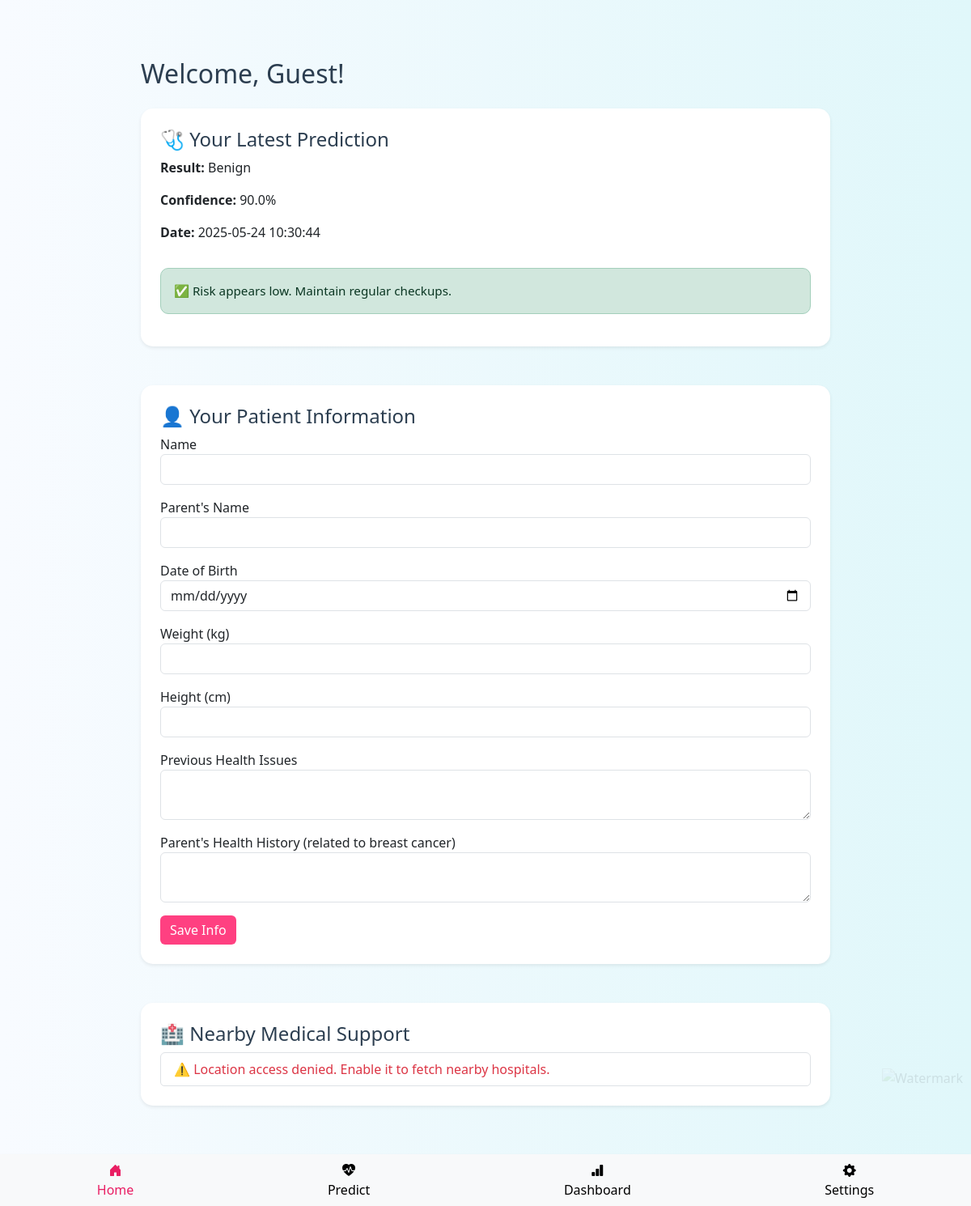
Page / (signed in) on the earlier database version.
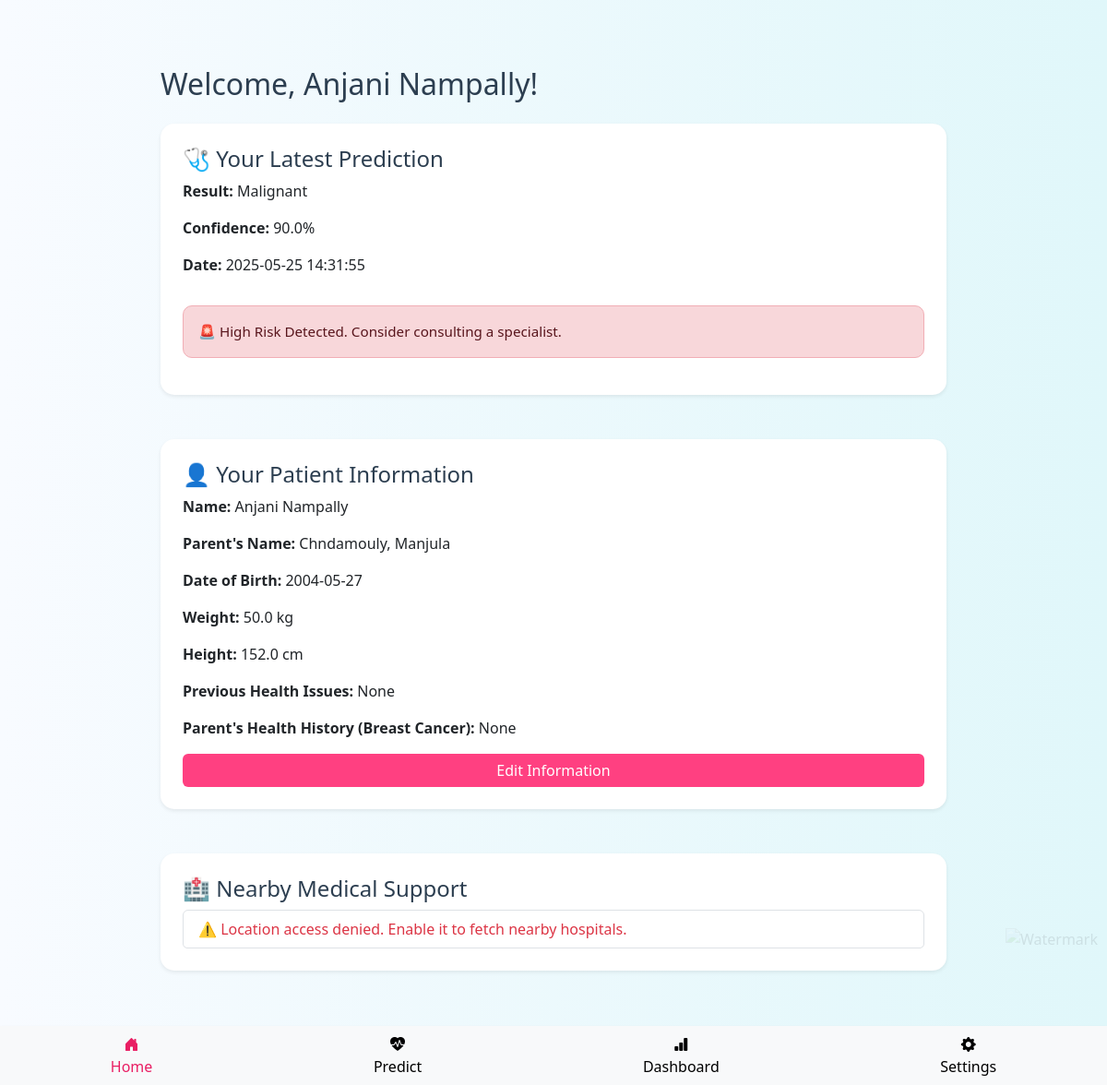
Same page on the later database version.
### tables this page shows
CREATE TABLE predictions (
                id INTEGER PRIMARY KEY AUTOINCREMENT,
                user_id INTEGER,
                features TEXT,
                prediction TEXT,
                confidence REAL,
                timestamp DATETIME DEFAULT CURRENT_TIMESTAMP, created_at TIMESTAMP,
                FOREIGN KEY(user_id) REFERENCES users(id)
            );

CREATE TABLE patient_info (
            user_id INTEGER PRIMARY KEY,
            name TEXT,
            parent_name TEXT,
            dob TEXT,
            weight REAL,
            height REAL,
            previous_health_issues TEXT,
            parent_health_issues TEXT
            );

### app.py (the view)
@app.route("/")
@login_required
def home():
    db = get_db()
    user_id = current_user.id
    row = db.execute(
        "SELECT prediction, confidence, timestamp FROM predictions WHERE user_id = ? ORDER BY timestamp DESC LIMIT 1",
        (current_user.id,)
    ).fetchone()
    health_status = 'High' if row and row['prediction'] == 'Malignant' else 'Low'
    patient = db.execute("SELECT * FROM patient_info WHERE user_id = ?", (user_id,)).fetchone()
    max_date = date.today().isoformat()
    db.close()
    return render_template(
        "home.html",
        user_data=current_user,
        last_prediction=row,
        health_status=health_status,
        patient=patient,
        max_date=max_date,
    )

### app.py (called while the page is built)
def get_db():
    db_path = os.path.join(os.path.dirname(__file__), 'database.db')
    db = sqlite3.connect(db_path)
    db.row_factory = sqlite3.Row
    return db

@login_manager.user_loader
def load_user(user_id):
    db = get_db()
    user_data = db.execute("SELECT * FROM users WHERE id = ?", (user_id,)).fetchone()
    if user_data:
        return User(id=user_data['id'], username=user_data['username'], email=user_data['email'])
    return None

@app.before_request
def load_logged_in_user():
    if not current_user.is_authenticated:
        g.current_user = type('AnonymousUser', (), {'is_authenticated': False})()
    else:
        user_id = current_user.id
        db = get_db()
        user = db.execute("SELECT * FROM users WHERE id = ?", (user_id,)).fetchone()
        g.current_user = type('User', (), {
            'id': user['id'],
            'username': user['username'],
            'email': user['email'],
            'is_authenticated': True
        })()
        session['darkmode'] = user['darkmode']
        session['notifications'] = user['notifications']

@app.context_processor
def inject_user():
    return dict(current_user=g.current_user)

### templates/home.html (shortened to what this page needs)
{% extends "base.html" %}
{% block content %}
<div class="container mt-5">
    <h2>Welcome, {{ patient.name if patient else 'Guest' }}!</h2>
    {% if last_prediction %}
    <div class="card mt-4 p-4 shadow-sm">
        <h4>🩺 Your Latest Prediction</h4>
        <p><strong>Result:</strong> {{ last_prediction.prediction }}</p>
        <p><strong>Confidence:</strong> {{ last_prediction.confidence }}%</p>
        <p><strong>Date:</strong> {{ last_prediction.timestamp }}</p>
        {% if health_status == 'High' %}
            <div class="alert alert-danger mt-3">
                🚨 High Risk Detected. Consider consulting a specialist.
            </div>
        {% else %}
            <div class="alert alert-success mt-3">
                ✅ Risk appears low. Maintain regular checkups.
            </div>
        {% endif %}
    </div>
    {% else %}
    <div class="alert alert-info mt-4">
        No predictions found yet. Head to the Prediction page to get started!
    </div>
    {% endif %}
    <div class="card mt-5 p-4 shadow-sm">
        <h4>👤 Your Patient Information</h4>
        {% if patient %}
            <p><strong>Name:</strong> {{ patient.name }}</p>
            <p><strong>Parent's Name:</strong> {{ patient.parent_name }}</p>
            <p><strong>Date of Birth:</strong> {{ patient.dob }}</p>
            <p><strong>Weight:</strong> {{ patient.weight }} kg</p>
            <p><strong>Height:</strong> {{ patient.height }} cm</p>
            <p><strong>Previous Health Issues:</strong> {{ patient.previous_health_issues or 'None' }}</p>
            <p><strong>Parent's Health History (Breast Cancer):</strong> {{ patient.parent_health_issues or 'None' }}</p>
            <a href="{{ url_for('edit_info') }}" class="btn btn-pink">Edit Information</a>
        {% else %}
            <form method="POST" action="{{ url_for('submit_info') }}">
                <div class="mb-3">
                    <label>Name</label>
                    <input type="text" name="name" class="form-control" required>
                </div>
                <div class="mb-3">
                    <label>Parent's Name</label>
                    <input type="text" name="parent_name" class="form-control" required>
                </div>
                <div class="mb-3">
                    <label>Date of Birth</label>
                    <input type="date" name="dob" class="form-control" required max="{{ max_date }}">
                </div>
                <div class="mb-3">
                    <label>Weight (kg)</label>
                    <input type="number" name="weight" class="form-control" step="0.1" required>
                </div>
                <div class="mb-3">
                    <label>Height (cm)</label>
                    <input type="number" name="height" class="form-control" step="0.1" required>
                </div>
                <div class="mb-3">
                    <label>Previous Health Issues</label>
                    <textarea name="previous_health_issues" class="form-control"></textarea>
                </div>
                <div class="mb-3">
                    <label>Parent's Health History (related to breast cancer)</label>
                    <textarea name="parent_health_issues" class="form-control"></textarea>
                </div>
                <button type="submit" class="btn btn-pink">Save Info</button>
            </form>
        {% endif %}
    </div>
    <div class="card mt-5 p-4 shadow-sm">
        <h4>🏥 Nearby Medical Support</h4>
        <ul id="hospital-list" class="list-group">
        </ul>
    </div>
</div>
{% endblock %}

### templates/base.html (shortened to what this page needs)
<!DOCTYPE html>
<html lang="en">
<head>
  <link href="https://cdn.jsdelivr.net/npm/bootstrap@5.3.0/dist/css/bootstrap.min.css" rel="stylesheet">
  <link href="https://cdn.jsdelivr.net/npm/bootstrap-icons/font/bootstrap-icons.css" rel="stylesheet">
</head>
<body class="{% if session.darkmode %}dark-mode{% else %}light-mode{% endif %}">
  <link rel="stylesheet" href="https://cdnjs.cloudflare.com/ajax/libs/font-awesome/6.4.0/css/all.min.css">
  <main class="container py-4 {% if current_user.is_authenticated %}page-content{% endif %}">
    {% block content %}{% endblock %}
    <div class="footer-spacer"></div>
  </main>
  <img src="{{ url_for('static', filename='image.jpg') }}" alt="Watermark"
    style="position: fixed; bottom: 70px; right: 10px; opacity: 0.1; height: 100px; z-index: 0;">
  {% if current_user.is_authenticated %}
  <nav class="navbar fixed-bottom shadow-sm d-flex justify-content-around">
    <a href="{{ url_for('home') }}" class="nav-link text-center {% if request.endpoint == 'home' %}active{% endif %}">
      <i class="bi bi-house-door-fill"></i><br>Home
    </a>
    <a href="{{ url_for('predict') }}"
      class="nav-link text-center {% if request.endpoint == 'predict' %}active{% endif %}">
      <i class="bi bi-heart-pulse-fill"></i><br>Predict
    </a>
    <a href="{{ url_for('dashboard') }}"
      class="nav-link text-center {% if request.endpoint == 'dashboard' %}active{% endif %}">
      <i class="bi bi-bar-chart-fill"></i><br>Dashboard
    </a>
    <a href="{{ url_for('settings') }}"
      class="nav-link text-center  {% if request.endpoint == 'settings' %}active{% endif %}">
      <i class="bi bi-gear-fill"></i><br>Settings
    </a>
  </nav>
  {% endif %}
</body>
</html>

### templates/base.html (style rules this page uses)
main.page-content { padding-bottom: 120px; }
.light-mode { background-color: #e3f2fd; color: #212529; }
.card { background-color: #ffffff; border-color: #ddd; color: #212529; }
.card h2, .card-title, .card p, .dark-mode .card h2, .dark-mode .card-title, .dark-mode .card p { color: inherit; }
.btn-pink { background-color: #e91e63; color: white; }
.navbar { background-color: #f8f9fa !important; }
.nav-link { color: #000000; }
.nav-link.active, .nav-link:hover { color: #e91e63 !important; }
.footer-spacer { height: 100px; }

### templates/home.html (style rules this page uses)
body { background: linear-gradient(to right, #f8fbff, #e0f7fa); font-family: 'Segoe UI', Tahoma, Geneva, Verdana, sans-serif; }
.container { max-width: 900px; margin: auto; }
.card { border-radius: 15px; border: none; background: white; transition: all 0.3s ease; }
.btn-pink { background-color: #ff4081; color: white; border: none; }
h2, h4 { color: #2c3e50; }
.alert { border-radius: 10px; font-size: 0.95rem; }

Differences in the rows shown:
no longer on this page (row unchanged): predictions: prediction "Benign", confidence "90.0", timestamp "2025-05-24 10:30:44"
added patient_info: name "Anjani Nampally", parent_name "Chndamouly, Manjula", dob "2004-05-27", weight "50.0", height "152.0", previous_health_issues "None", parent_health_issues "None"
added predictions: prediction "Malignant", confidence "90.0", timestamp "2025-05-25 14:31:55"
Other differences:
{{ patient.name if patient else 'Guest' }}: "Guest" → (not shown)
text no longer shown: "✅ Risk appears low. Maintain regular checkups. Name Parent's Name Date of Birth Weight (kg) Height (cm) Previous Health Issues Parent's Health History (related to breast cancer) Save Info"
text now shown: "🚨 High Risk Detected. Consider consulting a specialist. Name: Parent's Name: Date of Birth: Weight: kg Height: cm Previous Health Issues: Parent's Health History (Breast Cancer): Edit Information"
